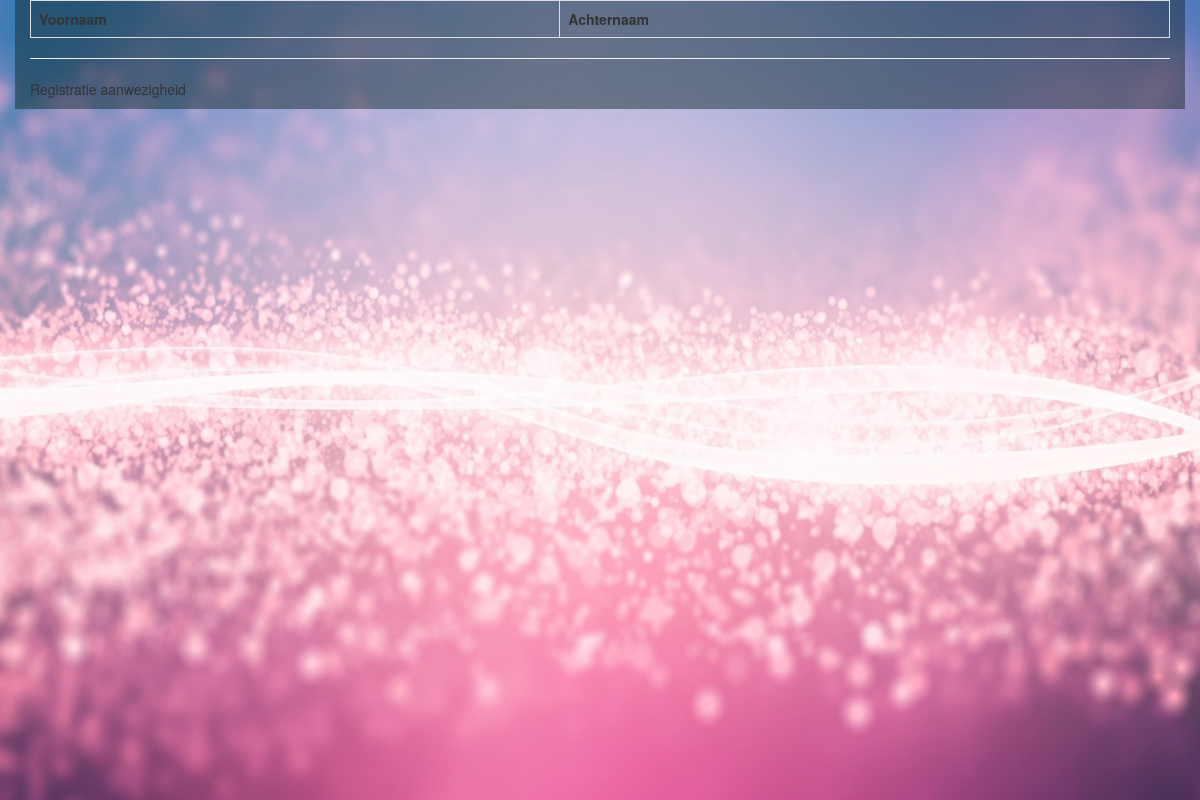
/students.php?id=gvb, run on an earlier commit of the app's database.
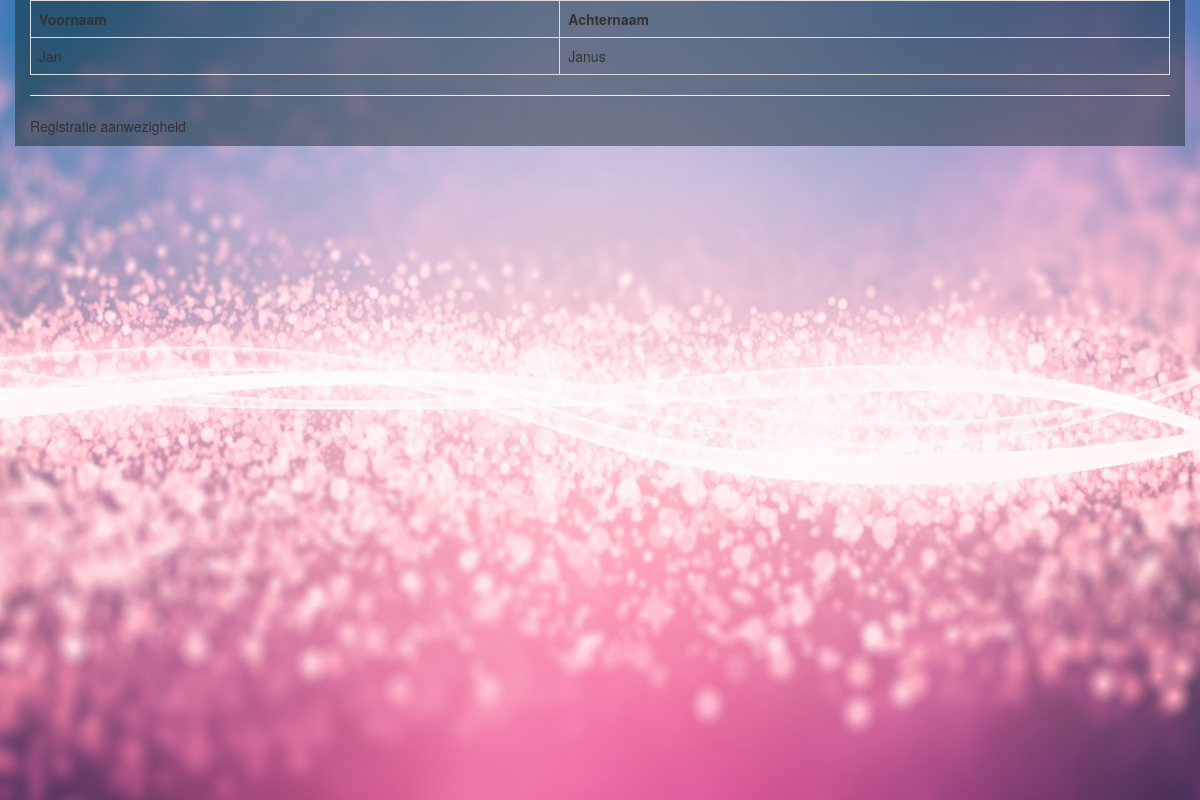
And on a later commit of the database.
### tables this page shows
CREATE TABLE IF NOT EXISTS `reglesson` (
  `id` int(11) NOT NULL AUTO_INCREMENT,
  `first_name` varchar(32) NOT NULL,
  `last_name` varchar(32) NOT NULL,
  `lescode` varchar(50) NOT NULL,
  `user_id` int(11) DEFAULT NULL,
  PRIMARY KEY (`id`),
  KEY `user_id` (`user_id`)
);

### core/functions/lessonFunctions.php (called while the page is built, shortened)
<?php
function students($students) {
    $mysqli = Database::getDatabaseConnection();
    $query = "SELECT first_name, last_name FROM `reglesson` WHERE lescode ='" . $students . "'";
    $result = $mysqli->query($query);
    return $result;
}
?>

### students.php (the view, shortened to what this page needs)
<?php
require ('core/functions/lessonFunctions.php');
include ('includes/header.php');
	$students = $_GET['id'];
	$result = students($students);
	?>
	<div class="table-responsive">
		<table class=" table table-bordered table-hover">
			<tr>
				<td><b>Voornaam</b></td>
				<td><b>Achternaam</b></td>
			</tr>
				<?php while ($row = $result->fetch_assoc()) {
						extract($row);
						echo "<tr>";
						echo "<td>" . $row['first_name'] . "</td>";
						echo "<td>" . $row['last_name'] . "</td>"; }?>
		</table>
	</div> <?php
include ('includes/footer.php');
?>

What changed in the data, as far as the page shows it:
added reglesson: first_name "Jan", last_name "Janus"
